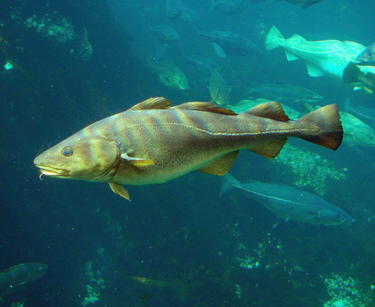
#> input picture data/fish.bmp, 375 x 307 px
$ python student.py   (older library calls are emulated)
#> lines starting #> are read from the running program, lines starting #| are printed output that depends on the picture
### code/helpers.py
import numpy as np
from numpy import pi, exp, sqrt
from skimage import io, img_as_ubyte, img_as_float32
from skimage.transform import rescale


# [25 lines left out: function vis_hybrid_image, not called in this run]

def load_image(path):
#> called with path = '../data/fish.bmp'
    return img_as_float32(io.imread(path))
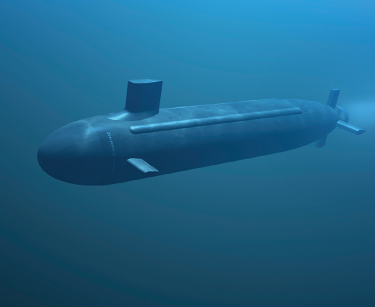
#> input picture data/submarine.bmp, 375 x 307 px
#> further down, test_image2 is the input picture: shape (307, 375, 3); mean R, G, B 29.4, 99.7, 136.3


def save_image(path, im):
    return io.imsave(path, img_as_ubyte(im.copy()))

def image_padding(image,padding_height=1,padding_width=1):
#> called with padding_height = 6, padding_width = 6
    image_shape = image.shape
#> image_shape = (215, 262)
    dimension = image_shape.__len__()
#> dimension = 2
    if dimension==3:
        [num, height, width] = image.shape
        padding_array = np.zeros([num, height + 2 * padding_height, width + 2 * padding_width])
        for k in range(num):
            for i in range(height):
                for j in range(width):
                    padding_array[k,i+padding_height,j+padding_width] = image[k,i,j]
    else:
        [height, width] = image.shape
#> height = 215; width = 262
        padding_array = np.zeros([int(height + 2 * padding_height), int(width + 2 * padding_width)])
        for i in range(height):
            for j in range(width):
                padding_array[int(i + padding_height), int(j + padding_width)] = image[i, j]
    return padding_array
# [14 lines that do not run on import are left out]
    #print(image_padding(test_image))

### code/student.py
#coding: utf8
import numpy as np
import os
from helpers import load_image, save_image
import matplotlib.pyplot as plt
from numpy import pi, exp, sqrt
from skimage import io, img_as_ubyte, img_as_float32
from skimage.transform import rescale
from helpers import image_padding
from helpers import vis_hybrid_image


# [15 lines left out: function imfilter_onecolor, not called in this run]

def convolution_onecolor(image, kernel):
    filtered_image = np.zeros(image.shape)
    [height_kernel, width_kernel] = kernel.shape
    if height_kernel % 2 == 0:
        raise ValueError("kernel has even height")
    if width_kernel % 2 == 0:
        raise ValueError("kernel has even width")

    kernel_temp = kernel.reshape(kernel.size)
    kernel_temp = kernel_temp[::-1]
    kernel = kernel_temp.reshape(kernel.shape)
    image = image_padding(image, (height_kernel - 1) / 2, (width_kernel - 1) / 2)
    [height, width] = filtered_image.shape
#> height = 215; width = 262
    for j in range(height):
        for k in range(width):
            filtered_image[j, k] = np.sum(np.multiply(image[j:j + height_kernel].T[k:k + width_kernel].T, kernel))
    return filtered_image

# [34 lines left out: function my_imfilter, not called in this run]

"""
EXTRA CREDIT placeholder function
"""

def my_imfilter_fft(image, kernel):
    """
    Your function should meet the requirements laid out in the extra credit section on
    the project webpage. Apply a filter (using kernel) to an image. Return the filtered image.
    Inputs
    - image: numpy nd-array of dim (m,n) or (m, n, c)
    - kernel: numpy nd-array of dim (k, l)
    Returns
    - filtered_image: numpy nd-array of dim of equal 2D size (m,n) or 3D size (m, n, c)
    Errors if:
    - filter/kernel has any even dimension -> raise an Exception with a suitable error message.
    """
    filtered_image = np.zeros(image.shape)

    ##################
    # Your code here #
    if filtered_image.shape.__len__()==2:
        filtered_image = convolution_onecolor(image, kernel)
    else:
        test_image_red = image[:, :, 0]
        test_image_green = image[:, :, 1]
        test_image_blue = image[:, :, 2]
        filtered_image_red = convolution_onecolor(test_image_red, kernel)
        filtered_image_green = convolution_onecolor(test_image_green, kernel)
        filtered_image_blue = convolution_onecolor(test_image_blue, kernel)
        filtered_image[:, :, 0] = filtered_image_red
#> filtered_image: shape (215, 262, 3) float64
        filtered_image[:, :, 1] = filtered_image_green
        filtered_image[:, :, 2] = filtered_image_blue
    print('my_imfilter_fft function in student.py is not implemented')
    ##################

    return filtered_image


def gen_hybrid_image(image1, image2, cutoff_frequency):
    """
     Inputs:
     - image1 -> The image from which to take the low frequencies.
     - image2 -> The image from which to take the high frequencies.
     - cutoff_frequency -> The standard deviation, in pixels, of the Gaussian
                           blur that will remove high frequencies.

     Task:
     - Use my_imfilter to create 'low_frequencies' and 'high_frequencies'.
     - Combine them to create 'hybrid_image'.
    """

    assert image1.shape[0] == image2.shape[0]
    assert image1.shape[1] == image2.shape[1]
    assert image1.shape[2] == image2.shape[2]

    # Steps:
    # (1) Remove the high frequencies from image1 by blurring it. The amount of
    #     blur that works best will vary with different image pairs
    # generate a 1x(2k+1) gaussian kernel with mean=0 and sigma = s, see https://stackoverflow.com/questions/17190649/how-to-obtain-a-gaussian-filter-in-python
    s, k = cutoff_frequency, cutoff_frequency*2
    probs = np.asarray([exp(-z*z/(2*s*s))/sqrt(2*pi*s*s) for z in range(-k,k+1)], dtype=np.float32)
    kernel = np.outer(probs, probs)

    # Your code here:
    kernel = kernel / np.sum(kernel)
    low_frequencies = my_imfilter_fft(image1,kernel)
    # (2) Remove the low frequencies from image2. The easiest way to do this is to
    #     subtract a blurred version of image2 from the original version of image2.
    #     This will give you an image centered at zero with negative values.
    # Your code here #

    high_frequencies = image2 - my_imfilter_fft(image2,kernel)
#> call 4 of image_padding, with padding_height = 6, padding_width = 6
#> after the loop in image_padding (call 4), `for i in range(height):`:
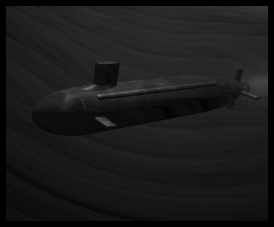
#> padding_array: shape (227, 274) float64; min 0, max 0.469, mean 0.104
#> after the loop in image_padding (call 5), `for i in range(height):`:
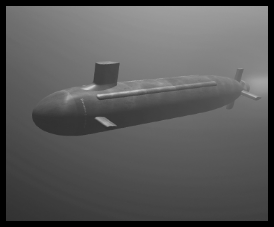
#> padding_array: shape (227, 274) float64; min 0, max 0.807, mean 0.354
#> after the loop in image_padding (call 6), `for i in range(height):`:
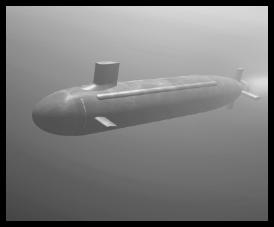
#> padding_array: shape (227, 274) float64; min 0, max 0.935, mean 0.484
#> in my_imfilter_fft (call 2), `filtered_image[:, :, 1] = filtered_image_green`:
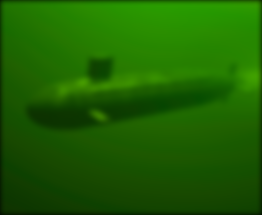
#> filtered_image: shape (215, 262, 3) float64; mean of channels 0, 1, 2 0.113, 0.384, 0; drawn as R, G, B
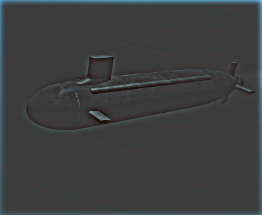
#> high_frequencies: shape (215, 262, 3) float64; mean R, G, B 0.00208, 0.00737, 0.0102; drawn with min black and max white
    # (3) Combine the high frequencies and low frequencies
    # Your code here #
    hybrid_image = high_frequencies+low_frequencies
    # (4) At this point, you need to be aware that values larger than 1.0
    # or less than 0.0 may cause issues in the functions in Python for saving
    # images to disk. These are called in proj1_part2 after the call to
    # gen_hybrid_image().
    # One option is to clip (also called clamp) all values below 0.0 to 0.0,
    # and all values larger than 1.0 to 1.0.

    return low_frequencies, high_frequencies, hybrid_image


if __name__=="__main__":
    resultsDir = '..' + os.sep + 'results'
    if not os.path.exists(resultsDir):
        os.mkdir(resultsDir)

    test_image = load_image('../data/fish.bmp')
    test_image2 = io.imread('../data/submarine.bmp')
    test_image = rescale(test_image, 0.7, mode='reflect', multichannel=True)
    test_image2 = rescale(test_image2, 0.7, mode='reflect', multichannel=True)
    low_frequencies, high_frequencies, hybrid_image = gen_hybrid_image(test_image,test_image2,3)
    #plt.imshow(low_frequencies)
    plt.imshow((low_frequencies * 255).astype(np.uint8))
    plt.show()
    plt.imshow(((high_frequencies+0.5)*255).astype(np.uint8))
    plt.show()
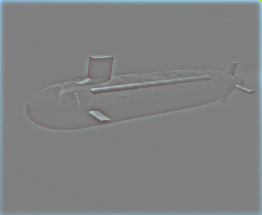
#> shown: shape (215, 262, 3); mean R, G, B 127.5, 128.9, 129.6
    plt.imshow((hybrid_image*255).astype(np.uint8))
    plt.show()
    # high_frequencies = test_image2 - gaussian_blur(test_image2,3)
    # plt.imshow(high_frequencies+0.5)
    # plt.show()
